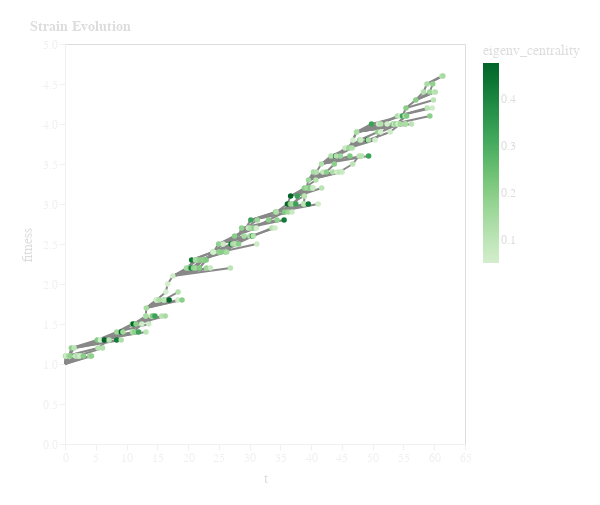

The code cell stored with this chart in its notebook:
### Markdown cell above
## 3. Visualize the Results

Plot the fitness of new clones over time.

### Code cell
def plot_strain_evolution_nwA(phylogeny, centrality=centrality):

    df_strain_evolution = (
        phylogeny.query("predecessor.notna()")
        .assign(
            predecessor=lambda df: df.predecessor.astype(int),
            origin=lambda df: df.origin.astype(int),
        )
        .pipe(
            lambda df: pd.concat(
                [
                    df.assign(original=True),
                    df.loc[:, ["predecessor"]]
                    .join(
                        phylogeny.loc[:, ["origin", "fitness", "t"]].assign(
                            origin=lambda df: df.origin.fillna(0).astype(int),
                        ),
                        on="predecessor",
                    )
                    .assign(original=False),
                ]
            )
        )
        .assign(eigenv_centrality=lambda df: df.origin.map(centrality))
        .reset_index()
        .rename(columns={"index": "strain"})
        .drop(columns=["predecessor"])
    )
    lineage_plot = (
        alt.Chart(df_strain_evolution)
        .encode(
            x="t",
            y=alt.Y("fitness:Q"),
            detail=alt.Color("strain:N"),
        )
        .mark_line(stroke="#888")
        .properties(
            width=400,
            height=400,
            title=alt.TitleParams("Strain Evolution", anchor="start"),
        )
    )
    strain_plot = (
        alt.Chart(
            df_strain_evolution.query("original").sort_values(
                ["t", "eigenv_centrality"]
            )
        )
        .encode(
            x="t",
            y=alt.Y("fitness:Q"),
            fill=alt.Color("eigenv_centrality:Q", scale=alt.Scale(scheme="greens")),
            detail=alt.Color("strain:N"),
        )
        .mark_circle(opacity=1)
        .properties(
            width=400,
            height=400,
            title=alt.TitleParams("Strain Evolution", anchor="start"),
        )
    )

    return lineage_plot + strain_plot


plot_strain_evolution_nwA(phylogeny)

### Figure 1 — Vega-Lite specification as saved in the notebook (floating-point values rounded to 4 significant figures; data arrays with more than 128 entries replaced by an {"elided": "..."} marker saying what was removed)
{"config": {"padding": 20, "view": {"stroke": "#DDD", "fill": null}, "title": {"font": "Helvetica Neue, sans serif", "fontSize": 14, "color": "#DDD", "padding": 10, "align": "left", "anchor": "start", "dx": 10}, "header": {"anchor": "start", "labelFontSize": 14, "titleColor": "#DDD", "labelColor": "#DDD"}, "axis": {"labelFont": "Helvetica Neue, sans serif", "titleFont": "Helvetica Neue, sans serif", "grid": false, "gridColor": "#444", "labelColor": "#F0F0F0", "tickColor": "#F0F0F0", "titleColor": "#DDD", "domainColor": "#F0F0F0", "labelFontSize": 12, "titleFontSize": 14, "titleFontWeight": 400, "tickSize": 6, "titlePadding": 8, "labelFlush": false}, "facet": {"titleFont": "Helvetica Neue, sans serif", "titleFontSize": 14, "color": "#DDD", "spacing": 20, "padding": 20}, "concat": {"spacing": 14, "axis": {"title": null}, "title": {"align": "left", "anchor": "left"}}, "legend": {"titleColor": "#DDD", "titleFontSize": 14, "titleFontWeight": 400, "labelColor": "#DDD", "labelFontSize": 12, "labelFont": "Helvetica Neue, sans serif", "titleFont": "Helvetica Neue, sans serif"}, "background": null}, "layer": [{"data": {"name": "data-dcccef0583100fff5ae9c9eeec50adef"}, "mark": {"type": "line", "stroke": "#888"}, "encoding": {"detail": {"field": "strain", "type": "nominal"}, "x": {"field": "t", "type": "quantitative"}, "y": {"field": "fitness", "type": "quantitative"}}, "title": {"text": "Strain Evolution", "anchor": "start"}}, {"data": {"name": "data-debc4624346c0b57559113912ac03b1d"}, "mark": {"type": "circle", "opacity": 1}, "encoding": {"detail": {"field": "strain", "type": "nominal"}, "fill": {"field": "eigenv_centrality", "scale": {"scheme": "greens"}, "type": "quantitative"}, "x": {"field": "t", "type": "quantitative"}, "y": {"field": "fitness", "type": "quantitative"}}, "title": {"text": "Strain Evolution", "anchor": "start"}}], "height": 400, "width": 400, "$schema": "https://vega.github.io/schema/vega-lite/v6.1.0.json", "datasets": {"data-dcccef0583100fff5ae9c9eeec50adef": {"elided": "410 records"}, "data-debc4624346c0b57559113912ac03b1d": {"elided": "205 records"}}}
